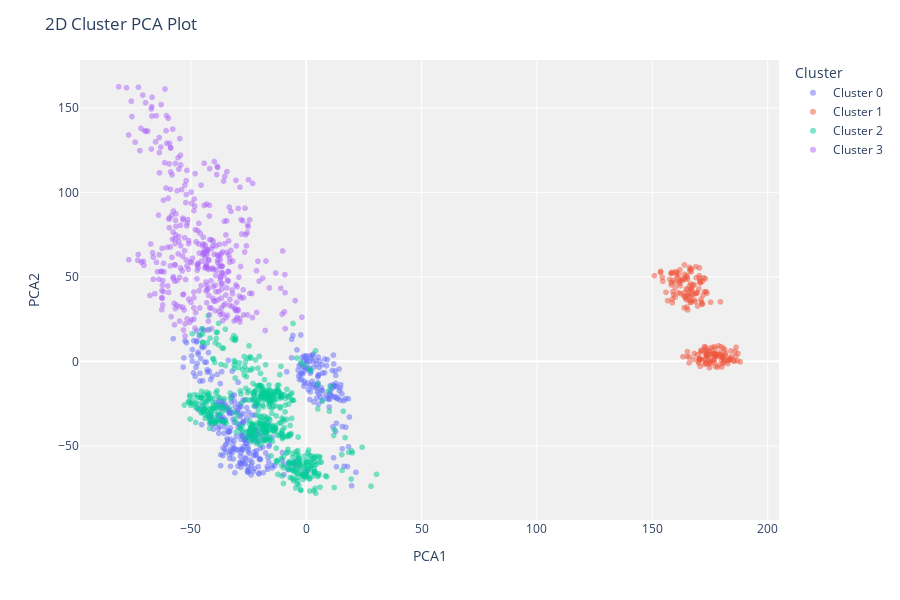

Notebook code for this chart:
### Code cell
pc.plot_model(kmeans, plot="cluster")

### Figure 1 — Plotly figure (JSON) as saved in the notebook; plotly's stock layout.template omitted (floating-point values rounded to 4 significant figures; data arrays with more than 128 entries replaced by an {"elided": "..."} marker saying what was removed)
{"data": [{"customdata": {"elided": "375x1 int values"}, "hovertemplate": "Cluster=Cluster 0<br>PCA1=%{x}<br>PCA2=%{y}<br>Feature=%{customdata[0]}<extra></extra>", "legendgroup": "Cluster 0", "marker": {"color": "#636efa", "opacity": 0.5, "symbol": "circle"}, "mode": "markers", "name": "Cluster 0", "showlegend": true, "textposition": "top center", "type": "scattergl", "x": {"elided": "375 float values"}, "xaxis": "x", "y": {"elided": "375 float values"}, "yaxis": "y"}, {"customdata": {"elided": "200x1 int values"}, "hovertemplate": "Cluster=Cluster 1<br>PCA1=%{x}<br>PCA2=%{y}<br>Feature=%{customdata[0]}<extra></extra>", "legendgroup": "Cluster 1", "marker": {"color": "#EF553B", "opacity": 0.5, "symbol": "circle"}, "mode": "markers", "name": "Cluster 1", "showlegend": true, "textposition": "top center", "type": "scattergl", "x": {"elided": "200 float values"}, "xaxis": "x", "y": {"elided": "200 float values"}, "yaxis": "y"}, {"customdata": {"elided": "553x1 int values"}, "hovertemplate": "Cluster=Cluster 2<br>PCA1=%{x}<br>PCA2=%{y}<br>Feature=%{customdata[0]}<extra></extra>", "legendgroup": "Cluster 2", "marker": {"color": "#00cc96", "opacity": 0.5, "symbol": "circle"}, "mode": "markers", "name": "Cluster 2", "showlegend": true, "textposition": "top center", "type": "scattergl", "x": {"elided": "553 float values"}, "xaxis": "x", "y": {"elided": "553 float values"}, "yaxis": "y"}, {"customdata": {"elided": "372x1 int values"}, "hovertemplate": "Cluster=Cluster 3<br>PCA1=%{x}<br>PCA2=%{y}<br>Feature=%{customdata[0]}<extra></extra>", "legendgroup": "Cluster 3", "marker": {"color": "#ab63fa", "opacity": 0.5, "symbol": "circle"}, "mode": "markers", "name": "Cluster 3", "showlegend": true, "textposition": "top center", "type": "scattergl", "x": {"elided": "372 float values"}, "xaxis": "x", "y": {"elided": "372 float values"}, "yaxis": "y"}], "layout": {"height": 600, "legend": {"title": {"text": "Cluster"}, "tracegroupgap": 0}, "margin": {"t": 60}, "plot_bgcolor": "rgb(240,240,240)", "title": {"text": "2D Cluster PCA Plot"}, "xaxis": {"anchor": "y", "domain": [0, 1], "title": {"text": "PCA1"}}, "yaxis": {"anchor": "x", "domain": [0, 1], "title": {"text": "PCA2"}}}}
